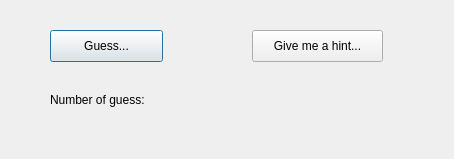
<?xml version="1.0" encoding="UTF-8"?>
<ui version="4.0">
 <class>frmGuess</class>
 <widget class="QDialog" name="frmGuess">
  <property name="geometry">
   <rect>
    <x>0</x>
    <y>0</y>
    <width>454</width>
    <height>159</height>
   </rect>
  </property>
  <property name="windowTitle">
   <string>0</string>
  </property>
  <widget class="QPushButton" name="pushButton">
   <property name="geometry">
    <rect>
     <x>50</x>
     <y>30</y>
     <width>113</width>
     <height>32</height>
    </rect>
   </property>
   <property name="text">
    <string>Guess...</string>
   </property>
  </widget>
  <widget class="QPushButton" name="pushButton_2">
   <property name="geometry">
    <rect>
     <x>252</x>
     <y>30</y>
     <width>131</width>
     <height>32</height>
    </rect>
   </property>
   <property name="text">
    <string>Give me a hint...</string>
   </property>
  </widget>
  <widget class="QLabel" name="label">
   <property name="geometry">
    <rect>
     <x>50</x>
     <y>90</y>
     <width>121</width>
     <height>20</height>
    </rect>
   </property>
   <property name="text">
    <string>Number of guess:</string>
   </property>
  </widget>
  <widget class="QLabel" name="label_2">
   <property name="geometry">
    <rect>
     <x>240</x>
     <y>90</y>
     <width>60</width>
     <height>16</height>
    </rect>
   </property>
   <property name="text">
    <string/>
   </property>
  </widget>
 </widget>
 <resources/>
 <connections/>
</ui>
